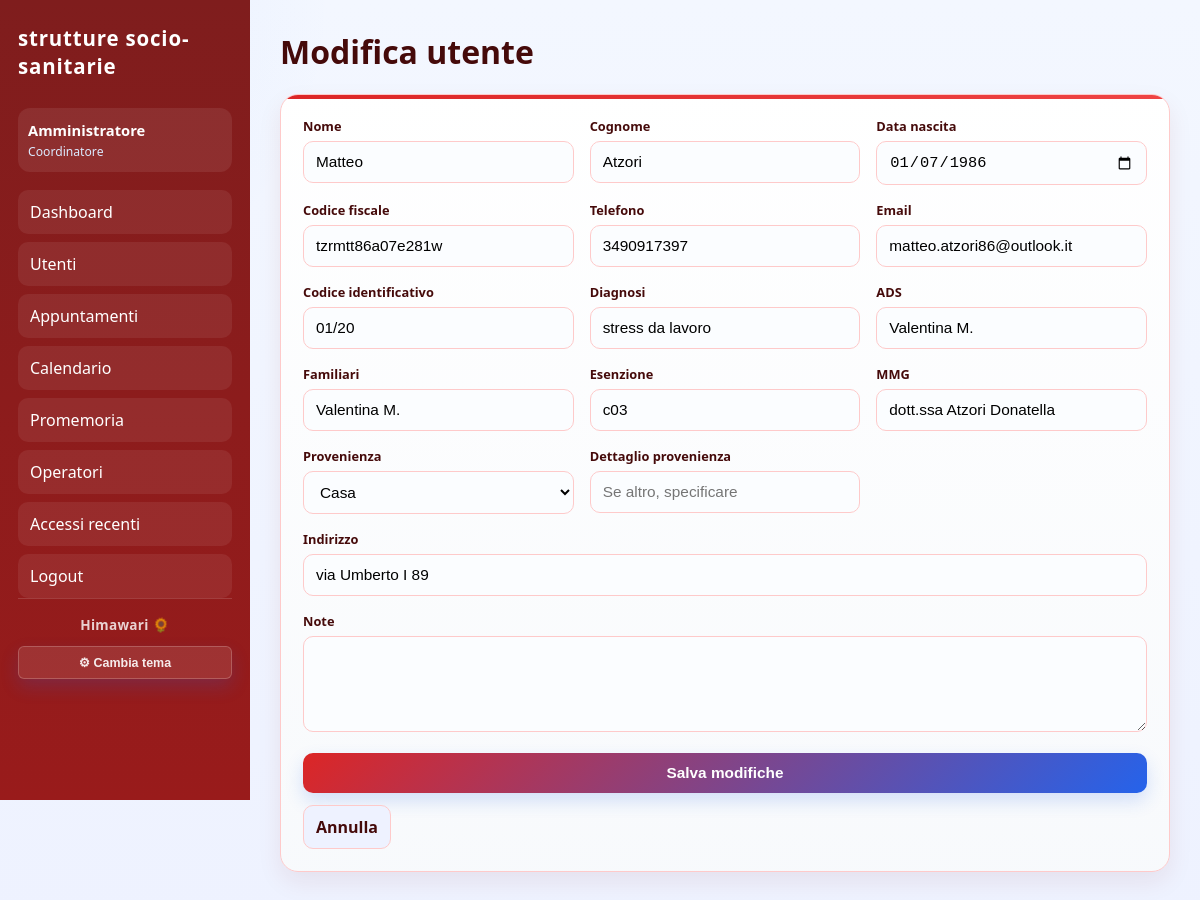
The app's page /patients/edit/10 (signed in) with its own data.
### tables this page shows
CREATE TABLE users (
            id INTEGER PRIMARY KEY AUTOINCREMENT,
            username TEXT UNIQUE NOT NULL,
            fullname TEXT NOT NULL,
            role TEXT NOT NULL,
            password TEXT NOT NULL,
            is_archived INTEGER NOT NULL DEFAULT 0
        , theme TEXT NOT NULL DEFAULT 'cool');

CREATE TABLE patients (
            id INTEGER PRIMARY KEY AUTOINCREMENT,
            first_name TEXT NOT NULL,
            last_name TEXT NOT NULL,
            birth_date TEXT,
            cf TEXT,
            phone TEXT,
            email TEXT,
            address TEXT,
            notes TEXT,
            diagnosis TEXT,
            identifier_code TEXT,
            ads TEXT,
            family_members TEXT,
            exemption TEXT,
            mmg TEXT,
            arrival_from TEXT,
            arrival_from_other TEXT
        , is_archived INTEGER NOT NULL DEFAULT 0);

### app.py (the view, shortened to what this page needs)
@app.route("/patients/edit/<int:patient_id>", methods=["GET", "POST"])
@require_login
def edit_patient(patient_id):
    if not user_has_permission("edit_patients"):
        abort(403)
    conn = get_db()
    patient = conn.execute("SELECT * FROM patients WHERE id = ?", (patient_id,)).fetchone()
    conn.close()
    return render_template("patient_form.html", patient=patient)

### app.py (called while the page is built)
def get_db():
    conn = sqlite3.connect(DB_PATH)
    conn.row_factory = sqlite3.Row
    return conn

def get_current_user():
    user_id = session.get("user_id")
    if not user_id:
        return None
    conn = get_db()
    user = conn.execute("SELECT * FROM users WHERE id = ? AND is_archived = 0", (user_id,)).fetchone()
    conn.close()
    return dict(user) if user else None

def user_has_permission(action):
    user = get_current_user()
    if not user:
        return False
    if action == "open_user_folder":
        return user.get("role") in {"coordinatore", "vicecoordinatore"}
    if user.get("role") == "admin":
        return True
    if user.get("role") in {"coordinatore", "vicecoordinatore"}:
        return True
    return ROLE_PERMISSIONS.get(user.get("role"), {}).get(action, False)

def require_login(view_func):
    @wraps(view_func)
    def wrapper(*args, **kwargs):
        if not get_current_user():
            flash("Effettua l'accesso per continuare.", "warning")
            return redirect(url_for("login"))
        return view_func(*args, **kwargs)
    return wrapper

@app.context_processor
def inject_globals():
    return {
        "current_year": datetime.now().year,
        "app_name": "strutture socio-sanitarie",
        "current_user": get_current_user(),
        "ROLE_LABELS": ROLE_LABELS,
        "user_has_permission": user_has_permission,
    }

### templates/patient_form.html (shortened to what this page needs)
{% extends 'base.html' %}
{% block content %}
<h1>Modifica utente</h1>
<section class="panel">
    <form method="post" action="{{ url_for('edit_patient', patient_id=patient.id) }}" class="form-grid">
        <div>
            <label>Nome</label>
            <input type="text" name="first_name" value="{{ patient.first_name }}" required>
        </div>
        <div>
            <label>Cognome</label>
            <input type="text" name="last_name" value="{{ patient.last_name }}" required>
        </div>
        <div>
            <label>Data nascita</label>
            <input type="date" name="birth_date" value="{{ patient.birth_date }}">
        </div>
        <div>
            <label>Codice fiscale</label>
            <input type="text" name="cf" value="{{ patient.cf }}">
        </div>
        <div>
            <label>Telefono</label>
            <input type="text" name="phone" value="{{ patient.phone }}">
        </div>
        <div>
            <label>Email</label>
            <input type="email" name="email" value="{{ patient.email }}">
        </div>
        <div>
            <label>Codice identificativo</label>
            <input type="text" name="identifier_code" value="{{ patient.identifier_code or '' }}" placeholder="es. 01/26">
        </div>
        <div>
            <label>Diagnosi</label>
            <input type="text" name="diagnosis" value="{{ patient.diagnosis or '' }}">
        </div>
        <div>
            <label>ADS</label>
            <input type="text" name="ads" value="{{ patient.ads or '' }}" placeholder="Opzionale">
        </div>
        <div>
            <label>Familiari</label>
            <input type="text" name="family_members" value="{{ patient.family_members or '' }}" placeholder="Opzionale">
        </div>
        <div>
            <label>Esenzione</label>
            <input type="text" name="exemption" value="{{ patient.exemption or '' }}" placeholder="Opzionale">
        </div>
        <div>
            <label>MMG</label>
            <input type="text" name="mmg" value="{{ patient.mmg or '' }}">
        </div>
        <div>
            <label>Provenienza</label>
            <select name="arrival_from">
                <option value="Casa" {% if patient.arrival_from == 'Casa' %}selected{% endif %}>Casa</option>
            </select>
        </div>
        <div>
            <label>Dettaglio provenienza</label>
            <input type="text" name="arrival_from_other" value="{{ patient.arrival_from_other or '' }}" placeholder="Se altro, specificare">
        </div>
        <div class="full-width">
            <label>Indirizzo</label>
            <input type="text" name="address" value="{{ patient.address }}">
        </div>
        <div class="full-width">
            <label>Note</label>
            <textarea name="notes" rows="4">{{ patient.notes or '' }}</textarea>
        </div>
        <div class="full-width actions-row">
            <button type="submit">Salva modifiche</button>
            <a class="secondary-btn" href="{{ url_for('patients') }}">Annulla</a>
        </div>
    </form>
</section>
{% endblock %}

### templates/base.html (shortened to what this page needs)
<!DOCTYPE html>
<html lang="it">
<head>
    <link rel="stylesheet" href="{{ url_for('static', filename='style.css') }}">
</head>
<body data-theme="{{ current_user.theme or 'cool' if current_user else 'cool' }}">
    <div class="app-shell">
        <aside class="sidebar">
            <div class="brand">{{ app_name }}</div>
            {% if current_user %}
            <div class="user-badge">
                <strong>{{ current_user.fullname }}</strong><br>
                <span>{{ ROLE_LABELS.get(current_user.role, current_user.role) }}</span>
            </div>
            <nav>
                <a href="{{ url_for('dashboard') }}">Dashboard</a>
                {% if user_has_permission('view_patients') %}
                <a href="{{ url_for('patients') }}">Utenti</a>
                {% endif %}
                {% if user_has_permission('view_appointments') %}
                <a href="{{ url_for('appointments') }}">Appuntamenti</a>
                <a href="{{ url_for('calendar') }}">Calendario</a>
                <a href="{{ url_for('notifications') }}">Promemoria</a>
                {% endif %}
                {% if user_has_permission('manage_users') %}
                <a href="{{ url_for('users') }}">Operatori</a>
                <a href="{{ url_for('audit') }}">Accessi recenti</a>
                {% endif %}
                <a href="{{ url_for('logout') }}">Logout</a>
            </nav>
            <div class="sidebar-footer">
                <div class="himawari-brand">Himawari 🌻</div>
                <button class="theme-toggle-btn" onclick="document.getElementById('theme-menu').classList.toggle('show')">⚙ Cambia tema</button>
            </div>
            {% endif %}
        </aside>
        <main class="main-content">
            {% block content %}{% endblock %}
        </main>
    </div>
</body>
</html>

### static/style.css (style rules this page uses)
* { box-sizing: border-box; }
:root { --bg: #eef4ff; --panel: #ffffff; --sidebar: #122c4d; --sidebar-soft: #1d3f6e; --primary: #1d4ed8; --primary-soft: #dbeafe; --accent: #14b8a6; --warning: #f59e0b; --danger: #dc2626; --text: #1f2937; --muted: #64748b; --border: #dfe7f5; --shadow: 0 10px 25px rgba(15, 23, 42, 0.08); }
body[data-theme="red"] { --bg: #fee2e2; --panel: #ffffff; --sidebar: #7f1d1d; --sidebar-soft: #991b1b; --primary: #dc2626; --primary-soft: #fecaca; --accent: #ef4444; --warning: #f59e0b; --danger: #991b1b; --text: #450a0a; --muted: #dc2626; --border: #fecaca; --shadow: 0 10px 25px rgba(127, 29, 29, 0.08); }
body { margin: 0; font-family: "Segoe UI", Arial, sans-serif; background: radial-gradient(circle at top left, rgba(59, 130, 246, 0.08), transparent 22%), linear-gradient(180deg, #f3f7ff 0%, #eef2ff 100%); color: var(--text); }
.app-shell { display: flex; min-height: 100vh; }
.sidebar { width: 250px; background: linear-gradient(180deg, var(--sidebar) 0%, var(--sidebar-soft) 100%); color: white; padding: 24px 18px; position: sticky; top: 0; height: 100vh; }
.brand { font-size: 1.28rem; font-weight: 800; margin-bottom: 28px; letter-spacing: 0.04em; }
.sidebar nav { display: flex; flex-direction: column; gap: 8px; }
.sidebar a { color: white; text-decoration: none; background: rgba(255,255,255,0.07); padding: 11px 12px; border-radius: 10px; transition: 0.2s ease; }
.sidebar-footer { margin-top: auto; padding-top: 16px; border-top: 1px solid rgba(255,255,255,0.15); position: relative; }
.himawari-brand { text-align: center; font-size: 0.85rem; font-weight: 600; color: rgba(255,255,255,0.8); letter-spacing: 0.02em; margin-bottom: 12px; }
.theme-toggle-btn { width: 100%; padding: 8px 10px; background: rgba(255,255,255,0.1); color: rgba(255,255,255,0.9); border: 1px solid rgba(255,255,255,0.2); border-radius: 6px; font-size: 0.78rem; font-weight: 600; cursor: pointer; transition: all 0.2s ease; }
.main-content { flex: 1; padding: 30px; }
h1, h2 { margin-top: 0; color: var(--text); }
.panel { background: linear-gradient(180deg, rgba(255,255,255,0.99), rgba(248,250,252,0.96)); border-radius: 18px; padding: 22px; box-shadow: var(--shadow); border: 1px solid var(--border); margin-bottom: 22px; position: relative; overflow: hidden; }
.panel::before { content: ""; position: absolute; inset: 0 auto auto 0; width: 100%; height: 4px; background: linear-gradient(90deg, var(--primary), var(--accent)); }
.form-grid { display: grid; grid-template-columns: repeat(auto-fit, minmax(220px, 1fr)); gap: 16px; }
.form-grid label, .filter-row label { display: block; font-size: 0.8rem; margin-bottom: 6px; color: var(--text); font-weight: 700; }
input, select, textarea, button { width: 100%; padding: 11px 12px; border-radius: 10px; border: 1px solid var(--border); font-size: 0.96rem; background: #fbfdff; }
textarea { resize: vertical; }
button { background: linear-gradient(135deg, var(--primary), #2563eb); color: white; border: none; cursor: pointer; font-weight: 700; box-shadow: 0 8px 18px rgba(37, 99, 235, 0.18); transition: transform 0.15s ease, box-shadow 0.15s ease; }
.secondary-btn, .link-btn { display: inline-block; text-decoration: none; color: var(--text); padding: 10px 12px; border-radius: 10px; background: #eef2ff; text-align: center; border: 1px solid var(--border); font-weight: 600; }
.user-badge { background: rgba(255,255,255,0.08); border-radius: 12px; padding: 12px 10px; margin-bottom: 18px; font-size: 0.92rem; }
.user-badge span { color: #dbeafe; font-size: 0.76rem; }
.full-width { grid-column: 1 / -1; }
.actions-row { display: flex; gap: 12px; align-items: center; flex-wrap: wrap; }

### records on screen
users: fullname "Amministratore", get "Coordinatore"
patients: first_name "Matteo", last_name "Atzori", birth_date "01/07/1986", cf "tzrmtt86a07e281w", phone "3490917397", email "matteo.atzori86@outlook.it", identifier_code "01/20", diagnosis "stress da lavoro", ads "Valentina M.", family_members "Valentina M.", exemption "c03", mmg "dott.ssa Atzori Donatella", arrival_from "Casa", address "via Umberto I 89"

### other values on screen
{{ app_name }} "strutture socio-sanitarie"
